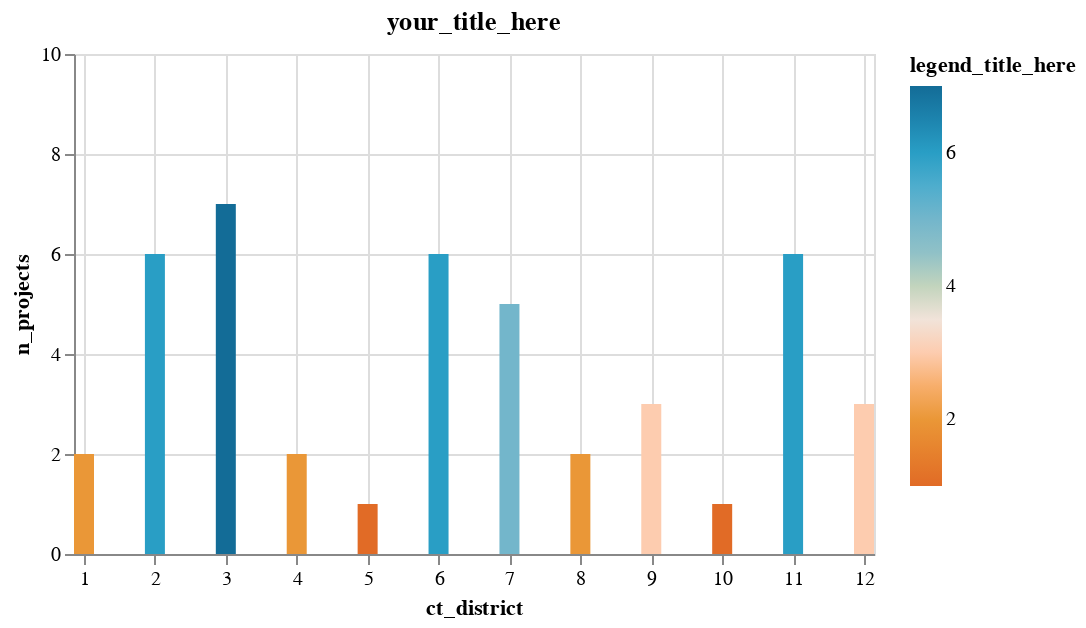

The notebook cell this image was saved under:
### Markdown cell above
### Finishing Touches 
* `.properties(width=400, height=250)` adjusts the size of your chart. 
* `tooltip=[columns you want]` gives you additional details on the columns you specify when you hover over each bar/circle/etc.
* `.mark_bar(size=30)` adjusts the size of the bar/circle/etc.

### Code cell
alt.Chart(agg1, title="your_title_here").mark_bar(size = 10).encode(
    x=alt.X("ct_district", scale=alt.Scale(domain=[1, 12])),
    y=alt.Y("n_projects", scale=alt.Scale(domain=[0, 10])),
    color=alt.Color(
        "n_projects",
        title="legend_title_here",
        scale=alt.Scale(range=calitp_color_palette.CALITP_DIVERGING_COLORS),
    ),
    tooltip=["ct_district", "n_projects"]
).properties(width=400, height=250)

### Figure 1 — Vega-Lite specification as saved in the notebook (floating-point values rounded to 4 significant figures)
{"config": {"view": {"continuousWidth": 300, "continuousHeight": 300}}, "data": {"name": "data-756c775e03cc235a9956d8343aa07202"}, "mark": {"type": "bar", "size": 10}, "encoding": {"color": {"field": "n_projects", "scale": {"range": ["#E16B26", "#EB9F3C", "#f6e7e1", "#8CBCCB", "#2EA8CE", "#136C97"]}, "title": "legend_title_here", "type": "quantitative"}, "tooltip": [{"field": "ct_district", "type": "quantitative"}, {"field": "n_projects", "type": "quantitative"}], "x": {"field": "ct_district", "scale": {"domain": [1, 12]}, "type": "quantitative"}, "y": {"field": "n_projects", "scale": {"domain": [0, 10]}, "type": "quantitative"}}, "height": 250, "title": "your_title_here", "width": 400, "$schema": "https://vega.github.io/schema/vega-lite/v5.14.1.json", "datasets": {"data-756c775e03cc235a9956d8343aa07202": [{"ct_district": 1, "median_score": 69.5, "min_score": 69, "max_score": 70, "n_projects": 2}, {"ct_district": 2, "median_score": 72.5, "min_score": 64, "max_score": 74, "n_projects": 6}, {"ct_district": 3, "median_score": 71.0, "min_score": 62, "max_score": 77, "n_projects": 7}, {"ct_district": 4, "median_score": 66.0, "min_score": 65, "max_score": 67, "n_projects": 2}, {"ct_district": 5, "median_score": 81.0, "min_score": 81, "max_score": 81, "n_projects": 1}, {"ct_district": 6, "median_score": 66.5, "min_score": 57, "max_score": 85, "n_projects": 6}, {"ct_district": 7, "median_score": 76.0, "min_score": 53, "max_score": 86, "n_projects": 5}, {"ct_district": 8, "median_score": 78.5, "min_score": 63, "max_score": 94, "n_projects": 2}, {"ct_district": 9, "median_score": 81.0, "min_score": 48, "max_score": 90, "n_projects": 3}, {"ct_district": 10, "median_score": 80.0, "min_score": 80, "max_score": 80, "n_projects": 1}, {"ct_district": 11, "median_score": 71.0, "min_score": 68, "max_score": 87, "n_projects": 6}, {"ct_district": 12, "median_score": 70.0, "min_score": 65, "max_score": 88, "n_projects": 3}]}}
